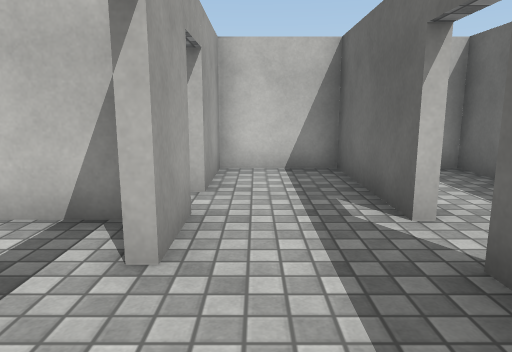
view 1 (above)

12 first-person views from a walk through a scene from a Unity 3-D project. The camera is 1.2 m above the floor, tilts 10° down and sees 70° across. Doors are open. The floor is counted in squares, 1 m on a side. Each view is taken from the middle of a square. On the plan, view 1 faces up. The plan holds only what a view shows up to about 15 squares ahead; the rest is blank. The place goes on beyond the plan. The player character is not drawn. Surface patterns are stand-ins for the level's own textures.

view 2
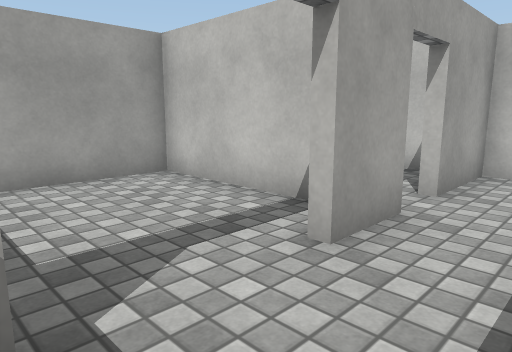

view 3
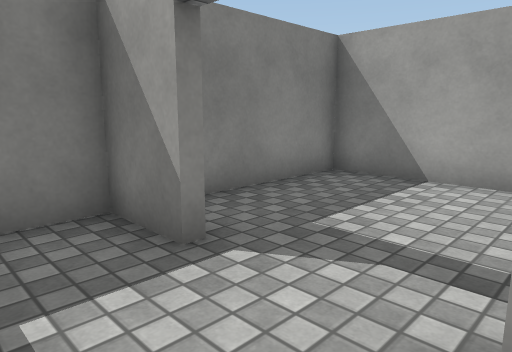

view 4
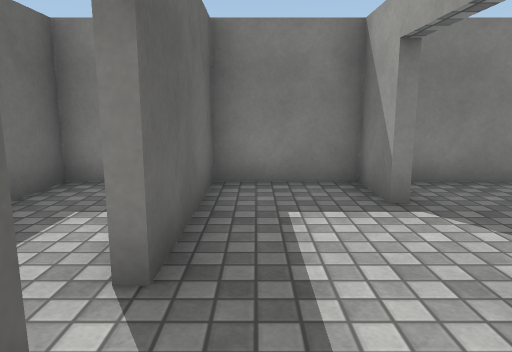

view 5
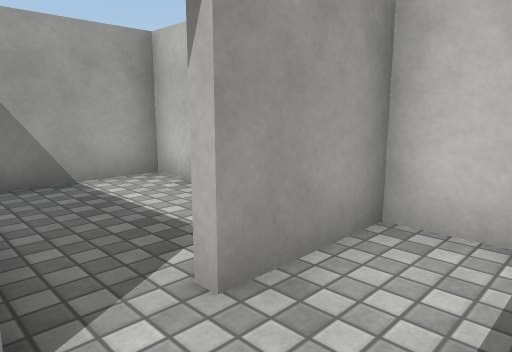

view 6
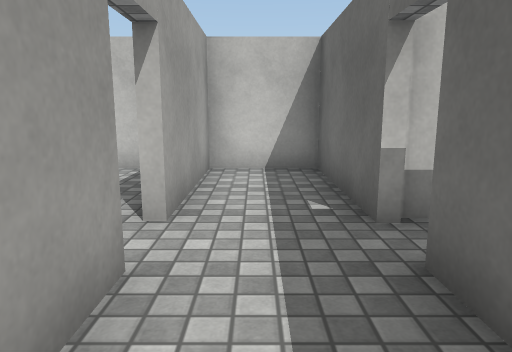

view 7
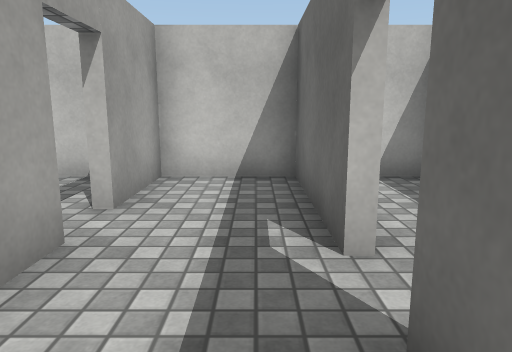

view 8
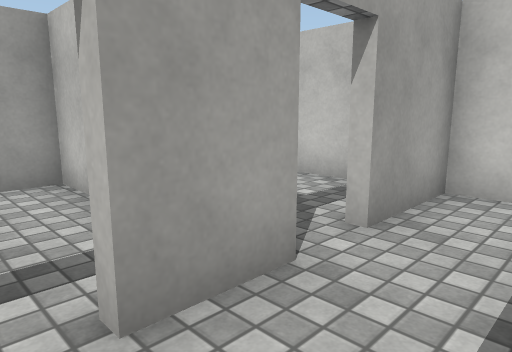

view 9
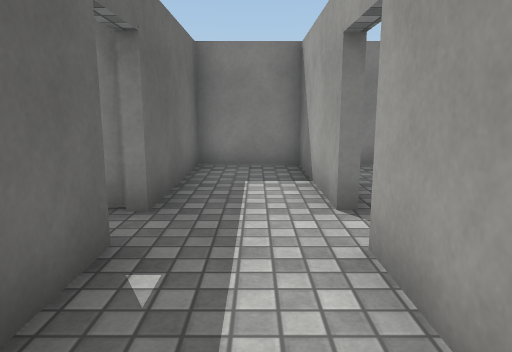

view 10
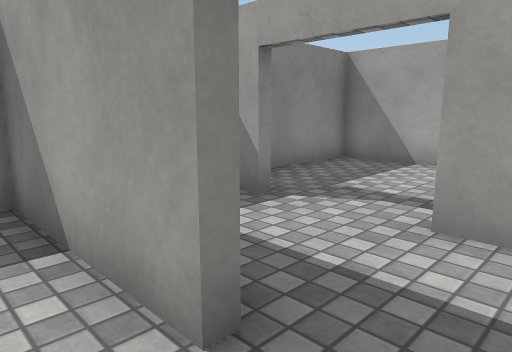

view 11
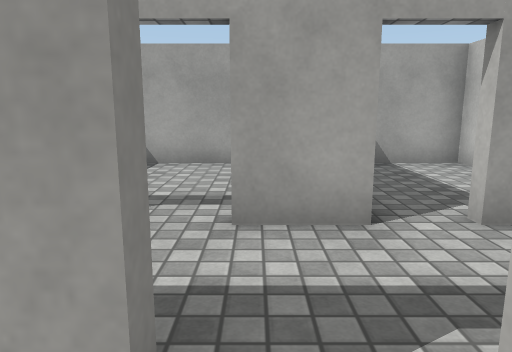

view 12
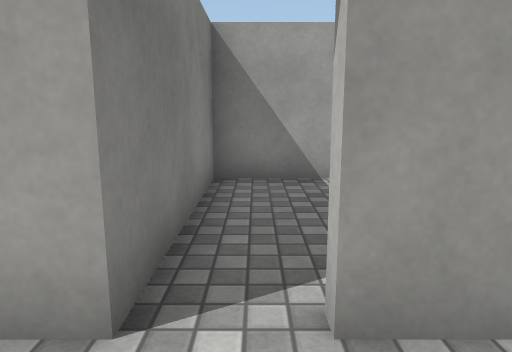

### Floor plan
Points are (right, up) in squares from view 1. A wall is a line through its corners. A room is listed if a view was taken in it or the views show most of it. See-through windows are left out.
Room 1 (views 1, 2, 3, 7, 8)
walls: (-0.8, 0.4) (-0.8, -1.3) (1.7, -1.3) (1.7, 2.6); (-0.8, 4.2) (-0.8, 2.6)
ways out: opening at (0.5, 4) to room 2; opening at (2, 3) to room 3; opening at (-1, 1.5) to room 4
Room 2 (views 4, 5, 12)
walls: (1.7, 4) (1.7, 7.8) (-0.8, 7.8) (-0.8, 5.4)
ways out: opening at (0.5, 4) to room 1; opening at (-1, 5) to room 5
Room 3 (views 6, 9, 10, 11)
walls: (1.7, 2.6) (2, 2.6) (2, -1.3) (4.3, -1.3) (4.3, 2.8); (4.3, 3.8) (4.3, 7.8) (2, 7.8) (2, 4) (1.7, 4)
ways out: opening at (2, 3) to room 1
Room 4 (no view inside)
walls: (-1.5, 4) (-5.5, 4) (-5.5, -1.3) (-1.6, -1.3)
ways out: opening at (-1, 1.5) to room 1
Room 5 (no view inside)
walls: (-1.9, 7.8) (-5.5, 7.8) (-5.5, 4.2) (-0.8, 4.2)
ways out: opening at (-1, 5) to room 2; closed door at (-6, 5)

Positions as (right, up) in squares from view 1, and headings:
1: (0, 0), facing up
2: (1, 0), facing up-left
3: (1, 3), facing down-left
4: (1, 5), facing down
5: (1, 4), facing up-left
6: (3, 0), facing up
7: (1, 1), facing up
8: (1, 2), facing up-left
9: (3, 7), facing down
10: (3, 4), facing down-left
11: (3, 3), facing left
12: (1, 5), facing left
